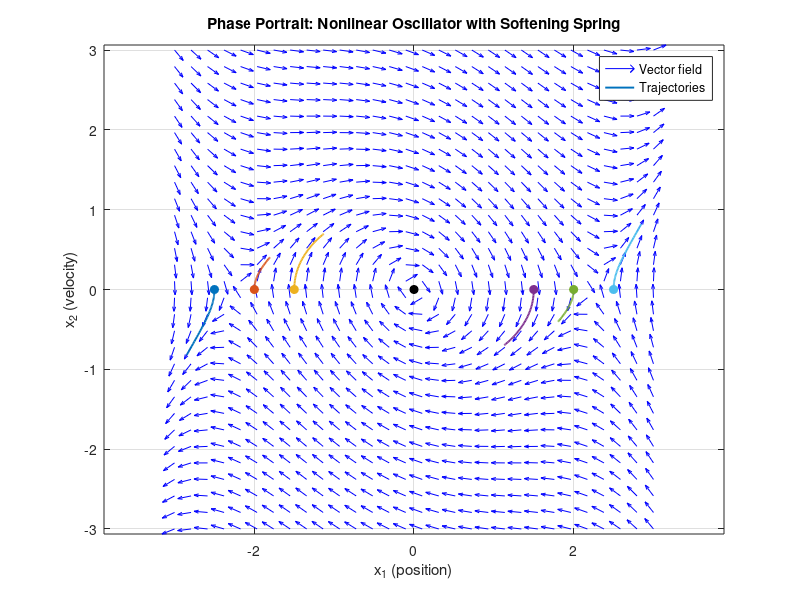

The MATLAB source for this figure:
%% Nonlinear oscillator with softening spring
clear; clc; close all;

% Parameters
c  = 0.4;
k1 = 1.0;
k3 = 0.2;
u  = 0;  % input (set nonzero later if you want to see forced response)

% Dynamics
f = @(x)[x(2);
         -c*x(2) - k1*x(1) + k3*x(1)^3 + u];

% Grid for vector field
[x1, x2] = meshgrid(linspace(-3,3,30), linspace(-3,3,30));
dx1 = zeros(size(x1)); dx2 = zeros(size(x2));
for i = 1:numel(x1)
    dx = f([x1(i); x2(i)]);
    dx1(i) = dx(1);
    dx2(i) = dx(2);
end

% Normalize vectors for display
L = sqrt(dx1.^2 + dx2.^2);
dx1n = dx1 ./ (L + eps);
dx2n = dx2 ./ (L + eps);

figure; hold on; box on;
quiver(x1, x2, dx1n, dx2n, 0.6, 'b');
xlabel('x_1 (position)');
ylabel('x_2 (velocity)');
title('Phase Portrait: Nonlinear Oscillator with Softening Spring');
axis equal; grid on;

% Simulate trajectories
f_ode = @(t,x) [x(2);
                -c*x(2) - k1*x(1) + k3*x(1)^3 + u];

x0s = [-2.5 0; -2 0; -1.5 0; 1.5 0; 2 0; 2.5 0];
colors = lines(size(x0s,1));
for i = 1:size(x0s,1)
    [t,x] = ode45(f_ode, [0 1], x0s(i,:)');
    plot(x(:,1), x(:,2), 'Color', colors(i,:), 'LineWidth', 1.4);
    plot(x(1,1), x(1,2), 'o', 'Color', colors(i,:), 'MarkerFaceColor', colors(i,:));
end

plot(0,0,'ko','MarkerFaceColor','k','MarkerSize',6); % equilibrium
legend('Vector field','Trajectories');
